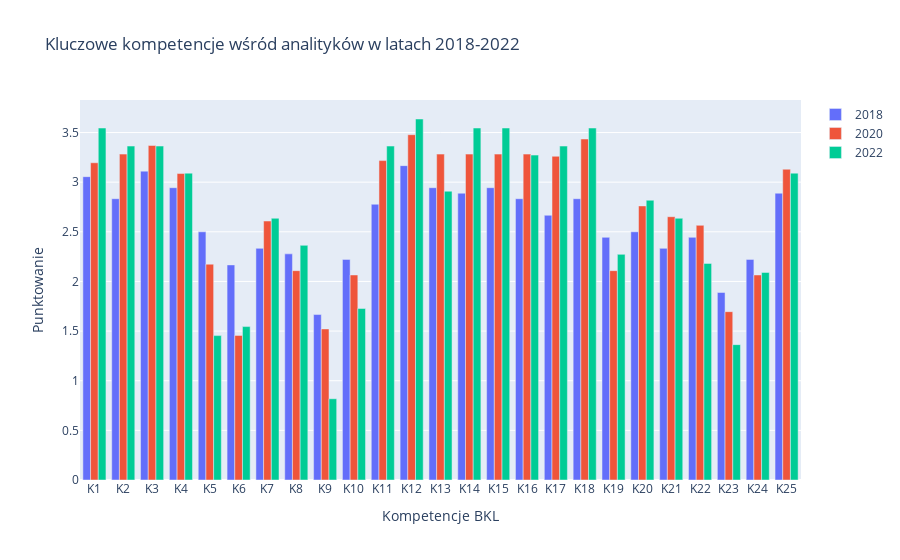

Here is the notebook cell this chart was saved with:
### Code cell
df = pd.read_csv(df_bkl_2018_2022_filename)

# Filter rows based on key positions
df_it = filter_it(df)
print("IT related rows:", df_it.shape[0])

# Divide by year and job type
dfs = divide_by_year_and_job_type(df_it)

# Count competencies for each df and save results

years = [2018, 2020, 2022]
job_types = ['a', 'p', 't']
job_type_names = {'a': 'Analysts', 'p': 'Programmers', 't': 'Technicians'}

# Prepare results list for CSV
results = []

# Ensure results directories exist
os.makedirs('results/plots', exist_ok=True)
comps = []
for year in years:
    comps_role = []
    for job_type in job_types:
        competencies_count = count_competencies(dfs[year][job_type])
        comps_role.append(competencies_count)
        top_5_most, top_5_least = determine_popularities(competencies_count)
    comps.append(comps_role)


fig1 = plot_vital_competencies_per_role(comps[0])
fig1.show()

### Figure 1 — Plotly figure (JSON) as saved in the notebook; plotly's stock layout.template omitted (floating-point values rounded to 4 significant figures)
{"data": [{"name": "2018", "type": "bar", "x": ["K1", "K2", "K3", "K4", "K5", "K6", "K7", "K8", "K9", "K10", "K11", "K12", "K13", "K14", "K15", "K16", "K17", "K18", "K19", "K20", "K21", "K22", "K23", "K24", "K25"], "y": [3.056, 2.833, 3.111, 2.944, 2.5, 2.167, 2.333, 2.278, 1.667, 2.222, 2.778, 3.167, 2.944, 2.889, 2.944, 2.833, 2.667, 2.833, 2.444, 2.5, 2.333, 2.444, 1.889, 2.222, 2.889]}, {"name": "2020", "type": "bar", "x": ["K1", "K2", "K3", "K4", "K5", "K6", "K7", "K8", "K9", "K10", "K11", "K12", "K13", "K14", "K15", "K16", "K17", "K18", "K19", "K20", "K21", "K22", "K23", "K24", "K25"], "y": [3.196, 3.283, 3.37, 3.087, 2.174, 1.457, 2.609, 2.109, 1.522, 2.065, 3.217, 3.478, 3.283, 3.283, 3.283, 3.283, 3.261, 3.435, 2.109, 2.761, 2.652, 2.565, 1.696, 2.065, 3.13]}, {"name": "2022", "type": "bar", "x": ["K1", "K2", "K3", "K4", "K5", "K6", "K7", "K8", "K9", "K10", "K11", "K12", "K13", "K14", "K15", "K16", "K17", "K18", "K19", "K20", "K21", "K22", "K23", "K24", "K25"], "y": [3.545, 3.364, 3.364, 3.091, 1.455, 1.545, 2.636, 2.364, 0.8182, 1.727, 3.364, 3.636, 2.909, 3.545, 3.545, 3.273, 3.364, 3.545, 2.273, 2.818, 2.636, 2.182, 1.364, 2.091, 3.091]}], "layout": {"barmode": "group", "title": {"text": "Kluczowe kompetencje wśród analityków w latach 2018-2022"}, "xaxis": {"title": {"text": "Kompetencje BKL"}}, "yaxis": {"title": {"text": "Punktowanie"}}}}
